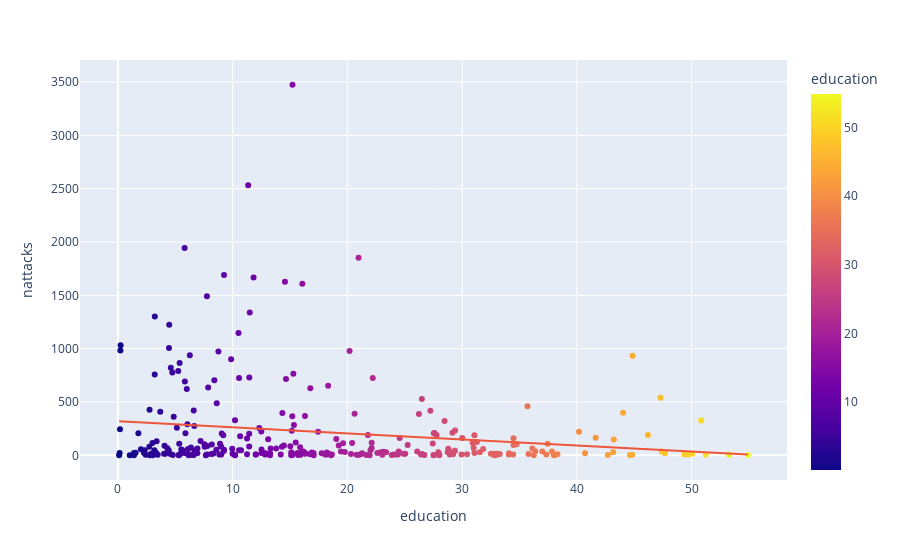

Notebook source saved alongside this figure:
### Code cell
fig = px.scatter(sec_df_filt, x="education", y="nattacks", trendline="ols", color='education')
fig.show()

### Figure 1 — Plotly figure (JSON) as saved in the notebook; plotly's stock layout.template omitted (floating-point values rounded to 4 significant figures; data arrays with more than 128 entries replaced by an {"elided": "..."} marker saying what was removed)
{"data": [{"hovertemplate": "education=%{marker.color}<br>nattacks=%{y}<extra></extra>", "legendgroup": "", "marker": {"color": {"elided": "288 float values"}, "coloraxis": "coloraxis", "symbol": "circle"}, "mode": "markers", "name": "", "orientation": "v", "showlegend": false, "type": "scatter", "x": {"elided": "288 float values"}, "xaxis": "x", "y": {"elided": "288 int values"}, "yaxis": "y"}, {"hovertemplate": "<b>OLS trendline</b><br>nattacks = -5.72397 * education + 321.454<br>R<sup>2</sup>=0.029733<br><br>education=%{x}<br>nattacks=%{y} <b>(trend)</b><extra></extra>", "legendgroup": "", "marker": {"symbol": "circle"}, "mode": "lines", "name": "", "showlegend": false, "type": "scatter", "x": {"elided": "288 float values"}, "xaxis": "x", "y": {"elided": "288 float values"}, "yaxis": "y"}], "layout": {"coloraxis": {"colorbar": {"title": {"text": "education"}}, "colorscale": [[0, "#0d0887"], [0.1111, "#46039f"], [0.2222, "#7201a8"], [0.3333, "#9c179e"], [0.4444, "#bd3786"], [0.5556, "#d8576b"], [0.6667, "#ed7953"], [0.7778, "#fb9f3a"], [0.8889, "#fdca26"], [1, "#f0f921"]]}, "legend": {"tracegroupgap": 0}, "margin": {"t": 60}, "xaxis": {"anchor": "y", "domain": [0, 1], "title": {"text": "education"}}, "yaxis": {"anchor": "x", "domain": [0, 1], "title": {"text": "nattacks"}}}}
